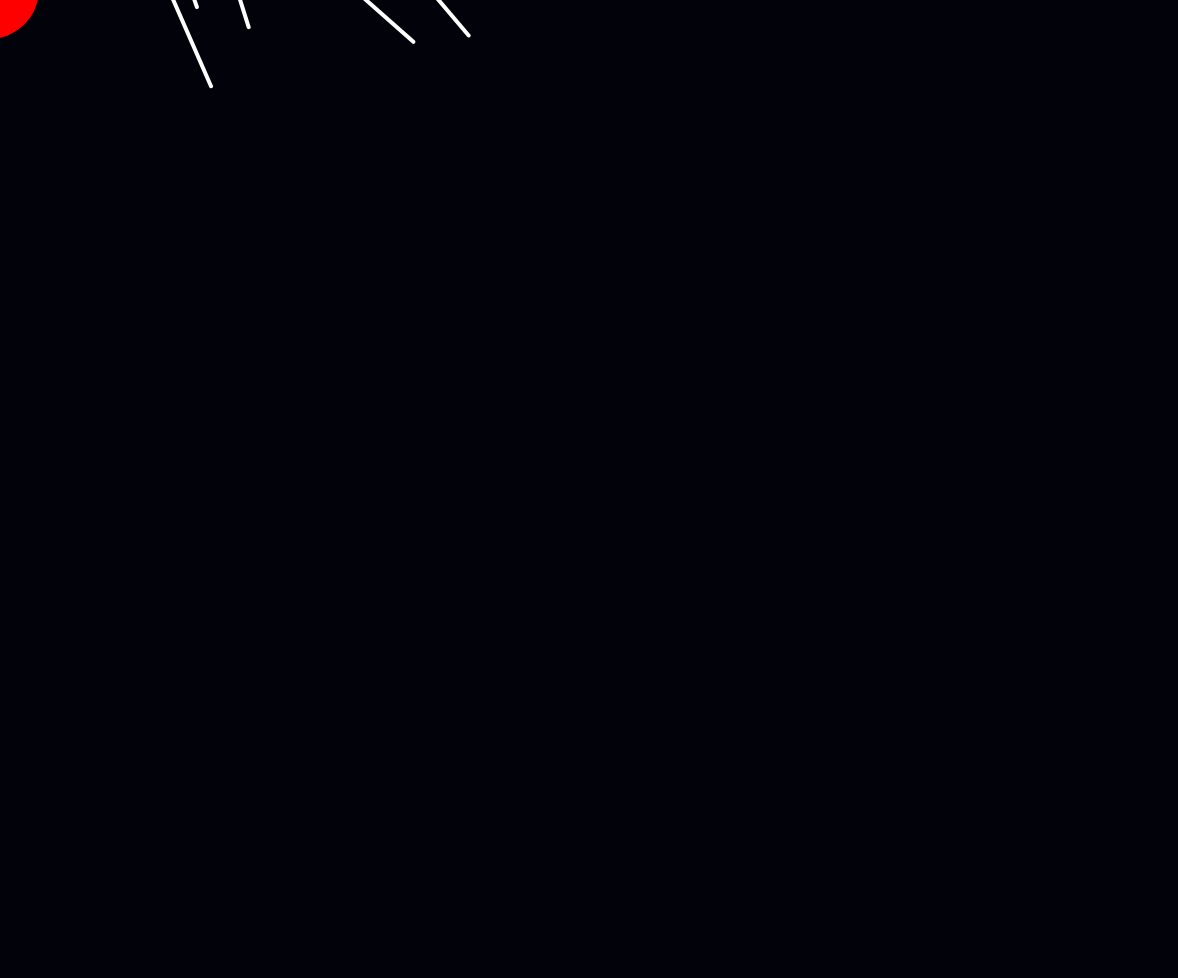
Frame 1 (no input)
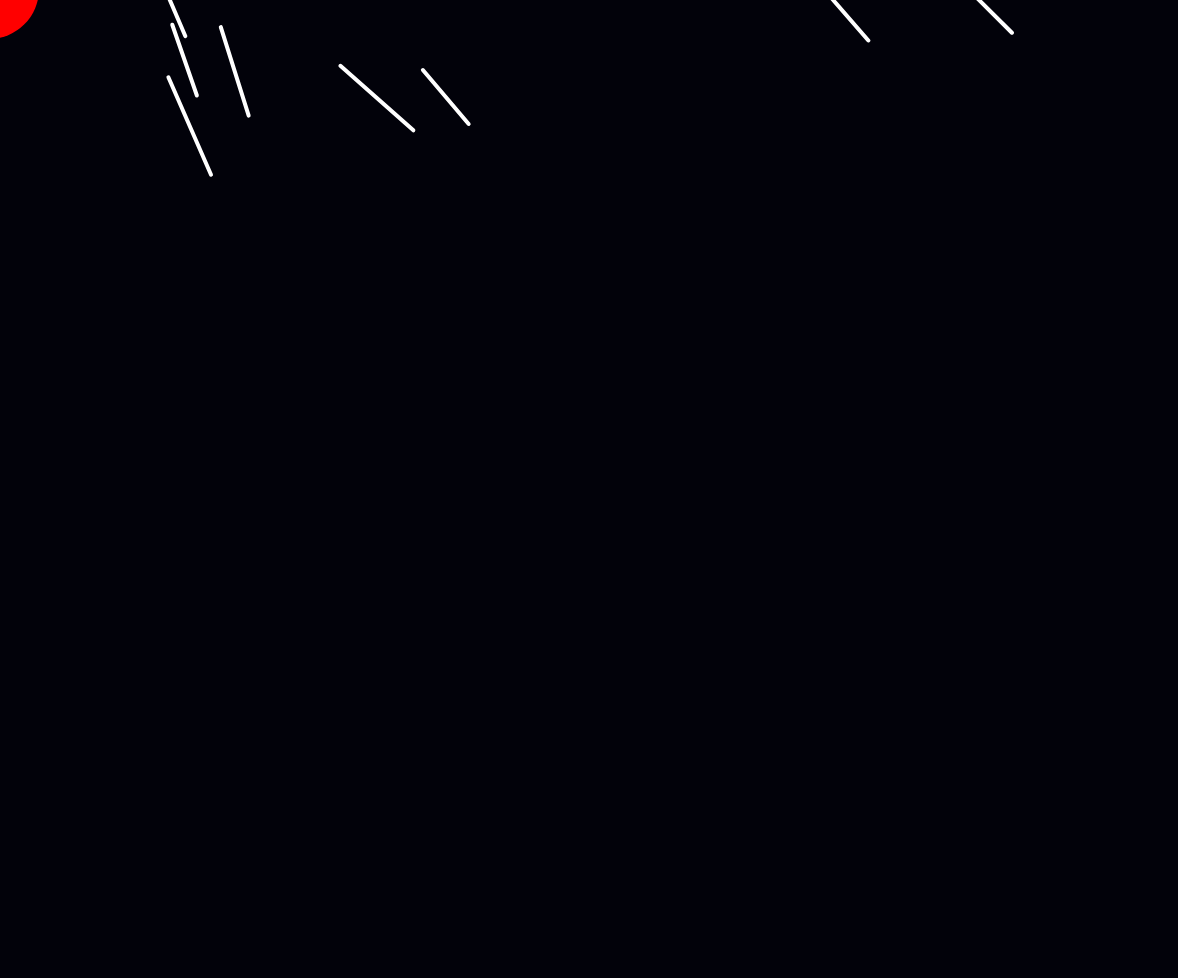
Frame 60 (no input)
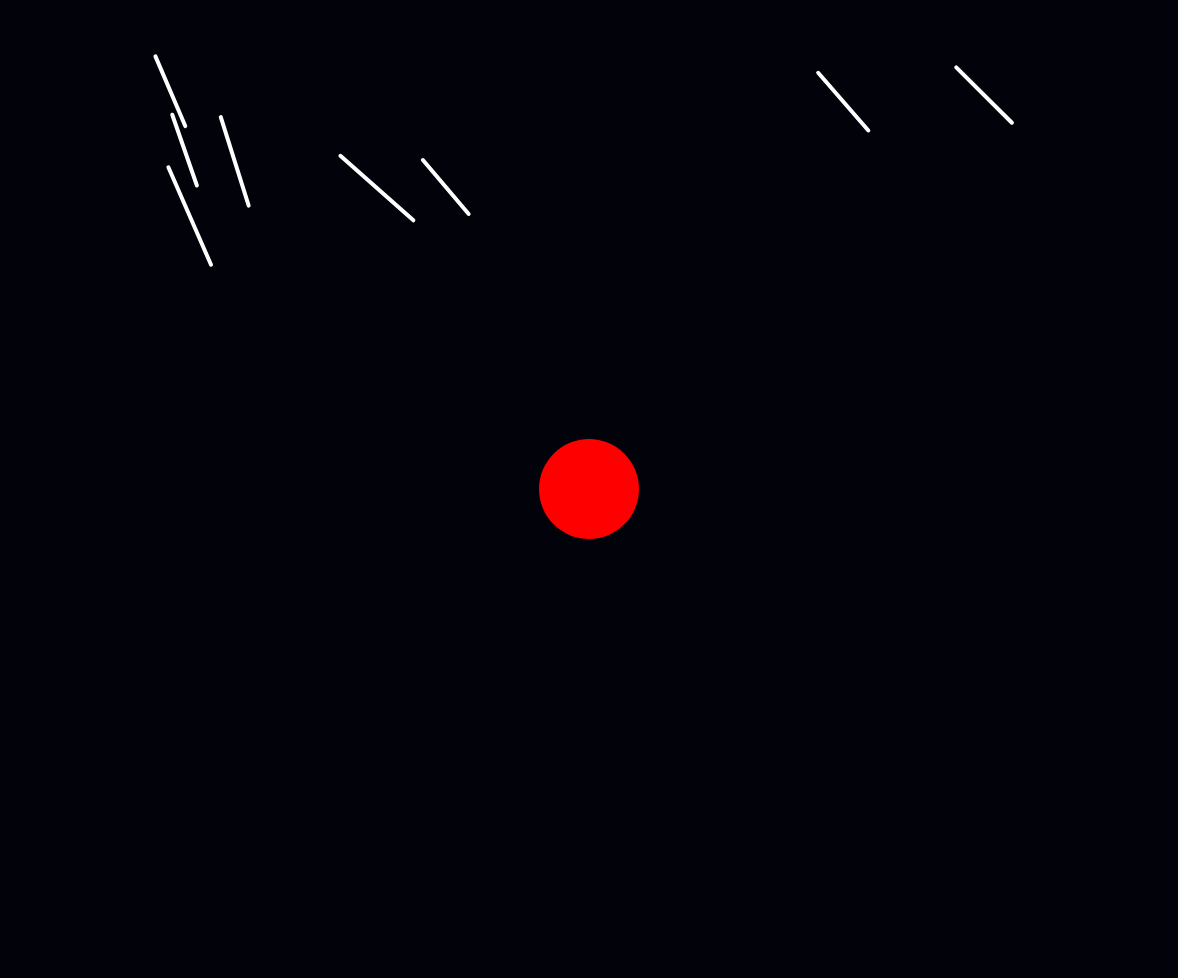
Frame 120 (the mouse pressed at the canvas centre since frame 60)

The p5.js sketch that drew these frames (run headless with seeded random() and noise() and a simulated clock; from frame 60 on, the mouse is pressed at the canvas centre):

// p5.js sketch
// ── sketch.js
var grounds = [];
var minlength = 3;
var maxlength = 30;
var groundcount = 40;
var moverate = 1.5;
var startheight;
let m, mousem;
var moused = 100;

function setup() {
    var cnv = createCanvas(window.innerWidth - 22, window.innerHeight - 22);
    var cnvx = (windowWidth - width) / 2;
    var cnvy = (windowHeight - height) / 2;
    cnv.position(cnvx, cnvy);

    noStroke();
    //frameRate(1);

    startheight = -height - 100;

    for (let i = 0; i < groundcount; i++) {
        newGround();
    }
}

function draw() {
    background(2, 2, 10);


    if (moused > 0) {
        for (let i = 0; i < grounds.length; i++) {
            if (grounds[i].y1 > height + 100 || grounds[i].y2 > height + 100) {
                grounds.splice(i, 1);
                newGround();
                if (moverate < 35) {
                    moverate += .01;
                }
            }

            m = (grounds[i].y2 - grounds[i].y1) / (grounds[i].x2 - grounds[i].x1);
            mousem = (mouseY - grounds[i].y1) / (mouseX - grounds[i].x1);
            if (int(mousem) - int(m) <= abs(moused) && mouseX < grounds[i].x2 && mouseX > grounds[i].x1 && mouseY < grounds[i].y2 && mouseY > grounds[i].y1) {
                moused -= .5;
            }

            grounds[i].show();
            grounds[i].move();
        }
    } else {
        for (let i = 0; i < grounds.length; i++) {
            if (grounds[i].y1 > height + 100 || grounds[i].y2 > height + 100) {
                grounds.splice(i, 1);
                newGround();
            }

            fill(255, 0, 40);
            textSize(height / 2);
            textAlign(CENTER, CENTER);
            stroke(255, 0, 40);
            strokeWeight(2);
            text("LOSER", width / 2, height / 2)
            grounds[i].show();
            grounds[i].move();
        }
    }

    // BALL
    fill(255, 0, 0);
    noStroke();
    circle(mouseX, mouseY, moused);
}


class Ground {
    constructor(x1, y1, x2, y2) {
        this.x1 = x1;
        this.x2 = x2;
        this.y1 = y1;
        this.y2 = y2;
    }
    show() {
        fill(255);
        stroke(255);
        strokeWeight(4);
        line(this.x1, this.y1, this.x2, this.y2);
    }
    move() {
        this.y1 += moverate;
        this.y2 += moverate;
    }
}

function newGround() {
    x1 = random(0, width);
    y1 = random(startheight, 0);
    x2 = x1 + random(20, 100);
    y2 = y1 + random(20, 100);

    var g = new Ground(x1, y1, x2, y2);
    grounds.push(g);
}


function reset() {

}

function mousePressed() {

}

function keyPressed() {

}
